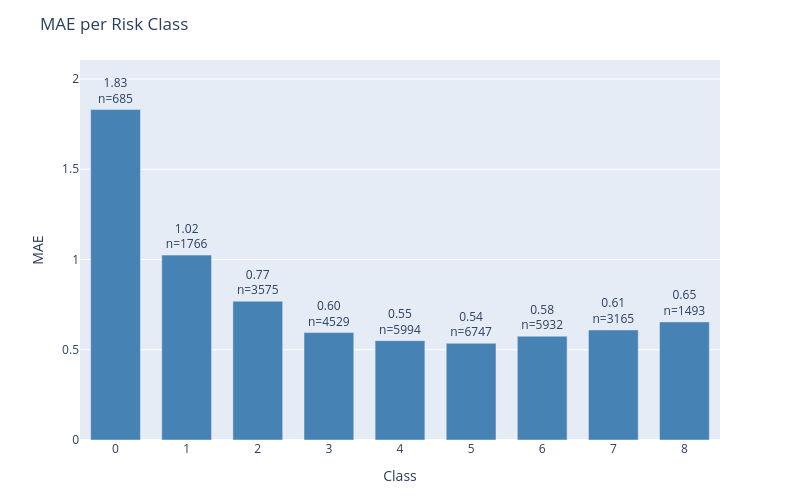
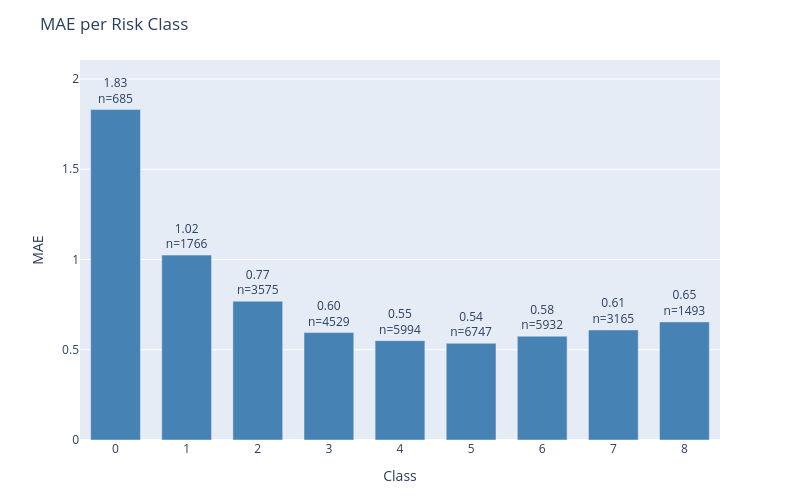

The notebook cell saved with these charts, in order:
### Code cell
plot_error_by_group(
    df=results_test,
    y_true_col='actual',
    y_pred_col='prediction',
    group_by='class',
    metric='mae',
    title='MAE per Risk Class'
)

### Figure 1 — Plotly figure (JSON) as saved in the notebook; plotly's stock layout.template omitted (floating-point values rounded to 4 significant figures)
{"data": [{"marker": {"color": "steelblue"}, "text": ["1.83<br>n=685", "1.02<br>n=1766", "0.77<br>n=3575", "0.60<br>n=4529", "0.55<br>n=5994", "0.54<br>n=6747", "0.58<br>n=5932", "0.61<br>n=3165", "0.65<br>n=1493"], "textposition": "outside", "type": "bar", "x": ["0", "1", "2", "3", "4", "5", "6", "7", "8"], "y": [1.831, 1.024, 0.7692, 0.5951, 0.5506, 0.5356, 0.575, 0.6095, 0.6544]}], "layout": {"bargap": 0.3, "height": 500, "margin": {"b": 60, "t": 60}, "title": {"text": "MAE per Risk Class"}, "uniformtext": {"minsize": 8, "mode": "hide"}, "width": 800, "xaxis": {"title": {"text": "Class"}}, "yaxis": {"range": [0, 2.105], "title": {"text": "MAE"}}}}

### Figure 2 — Plotly figure (JSON) as saved in the notebook; plotly's stock layout.template omitted (floating-point values rounded to 4 significant figures)
{"data": [{"marker": {"color": "steelblue"}, "text": ["1.83<br>n=685", "1.02<br>n=1766", "0.77<br>n=3575", "0.60<br>n=4529", "0.55<br>n=5994", "0.54<br>n=6747", "0.58<br>n=5932", "0.61<br>n=3165", "0.65<br>n=1493"], "textposition": "outside", "type": "bar", "x": ["0", "1", "2", "3", "4", "5", "6", "7", "8"], "y": [1.831, 1.024, 0.7692, 0.5951, 0.5506, 0.5356, 0.575, 0.6095, 0.6544]}], "layout": {"bargap": 0.3, "height": 500, "margin": {"b": 60, "t": 60}, "title": {"text": "MAE per Risk Class"}, "uniformtext": {"minsize": 8, "mode": "hide"}, "width": 800, "xaxis": {"title": {"text": "Class"}}, "yaxis": {"range": [0, 2.105], "title": {"text": "MAE"}}}}
